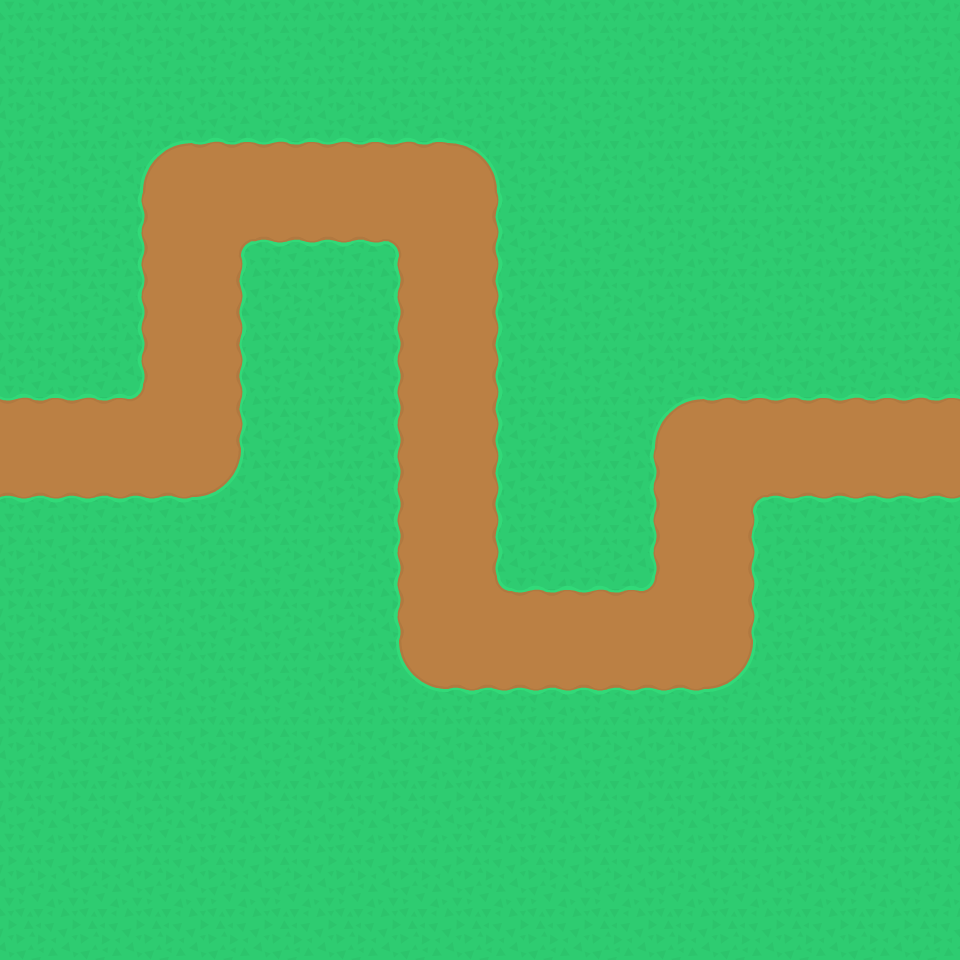

A level layout from a 2D game, rendered from its tile map. Below: a short description, then the map file with tile-grid data replaced by summaries:
An orthogonal 15x15 tile map with 64x64 px tiles, 1 tile layer (Tile Layer 1) and 4 objects.

<map version="1.10" tiledversion="1.10.2" orientation="orthogonal" renderorder="right-down" width="15" height="15" tilewidth="64" tileheight="64" infinite="0" nextlayerid="5" nextobjectid="19">
 <tileset firstgid="1" source="../assets/tilesheets/towerDefense_tilesheet.tsx" />
 <layer id="1" name="Tile Layer 1" width="15" height="15">
  <data>[225 cells, 225 non-empty, 13 distinct tile ids]</data>
 </layer>
 <objectgroup id="3" name="Object Layer 1">
  <object id="4" x="-64" y="449">
   <polyline points="0,0 256,0 256,-257 512,-257 512,190 767,190 767,-1 1045,-1" />
  </object>
 </objectgroup>
 <objectgroup id="4" name="gates">
  <object id="14" x="800" y="444">
   <properties>
    <property name="direction" type="int" value="1" />
   </properties>
   <point />
  </object>
  <object id="15" x="860" y="444">
   <properties>
    <property name="direction" type="int" value="1" />
   </properties>
   <point />
  </object>
  <object id="16" x="920" y="444">
   <properties>
    <property name="direction" type="int" value="1" />
   </properties>
   <point />
  </object>
 </objectgroup>
</map>
